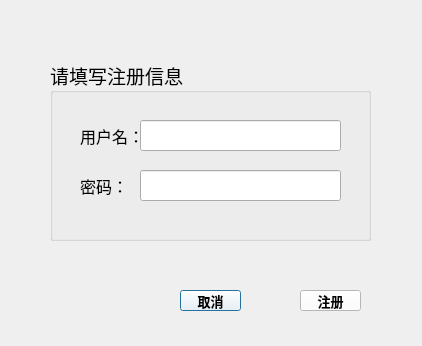
<?xml version="1.0" encoding="UTF-8"?>
<ui version="4.0">
 <class>registing</class>
 <widget class="QDialog" name="registing">
  <property name="geometry">
   <rect>
    <x>0</x>
    <y>0</y>
    <width>422</width>
    <height>346</height>
   </rect>
  </property>
  <property name="windowTitle">
   <string>Dialog</string>
  </property>
  <widget class="QPushButton" name="cancel">
   <property name="geometry">
    <rect>
     <x>180</x>
     <y>290</y>
     <width>61</width>
     <height>21</height>
    </rect>
   </property>
   <property name="font">
    <font>
     <family>黑体</family>
     <pointsize>10</pointsize>
     <weight>75</weight>
     <bold>true</bold>
    </font>
   </property>
   <property name="styleSheet">
    <string notr="true">background-color: rgb(255, 255, 255);</string>
   </property>
   <property name="text">
    <string>取消</string>
   </property>
  </widget>
  <widget class="QPushButton" name="confirm">
   <property name="geometry">
    <rect>
     <x>300</x>
     <y>290</y>
     <width>61</width>
     <height>21</height>
    </rect>
   </property>
   <property name="font">
    <font>
     <family>黑体</family>
     <pointsize>10</pointsize>
     <weight>75</weight>
     <bold>true</bold>
    </font>
   </property>
   <property name="styleSheet">
    <string notr="true">background-color: rgb(255, 255, 255);</string>
   </property>
   <property name="text">
    <string>注册</string>
   </property>
  </widget>
  <widget class="QGroupBox" name="groupBox">
   <property name="geometry">
    <rect>
     <x>50</x>
     <y>60</y>
     <width>321</width>
     <height>181</height>
    </rect>
   </property>
   <property name="font">
    <font>
     <family>黑体</family>
     <pointsize>14</pointsize>
     <weight>50</weight>
     <bold>false</bold>
    </font>
   </property>
   <property name="title">
    <string>请填写注册信息</string>
   </property>
   <widget class="QLabel" name="label_2">
    <property name="geometry">
     <rect>
      <x>30</x>
      <y>60</y>
      <width>61</width>
      <height>31</height>
     </rect>
    </property>
    <property name="font">
     <font>
      <family>黑体</family>
      <pointsize>12</pointsize>
      <weight>50</weight>
      <bold>false</bold>
     </font>
    </property>
    <property name="text">
     <string>用户名：</string>
    </property>
   </widget>
   <widget class="QLabel" name="label_3">
    <property name="geometry">
     <rect>
      <x>30</x>
      <y>110</y>
      <width>61</width>
      <height>31</height>
     </rect>
    </property>
    <property name="font">
     <font>
      <family>黑体</family>
      <pointsize>12</pointsize>
      <weight>50</weight>
      <bold>false</bold>
     </font>
    </property>
    <property name="text">
     <string>密码：</string>
    </property>
   </widget>
   <widget class="QLineEdit" name="lineEdit1">
    <property name="geometry">
     <rect>
      <x>90</x>
      <y>60</y>
      <width>201</width>
      <height>31</height>
     </rect>
    </property>
    <property name="font">
     <font>
      <pointsize>12</pointsize>
      <weight>50</weight>
      <bold>false</bold>
     </font>
    </property>
   </widget>
   <widget class="QLineEdit" name="lineEdit2">
    <property name="geometry">
     <rect>
      <x>90</x>
      <y>110</y>
      <width>201</width>
      <height>31</height>
     </rect>
    </property>
    <property name="font">
     <font>
      <pointsize>12</pointsize>
      <weight>50</weight>
      <bold>false</bold>
     </font>
    </property>
   </widget>
  </widget>
 </widget>
 <resources/>
 <connections/>
</ui>
